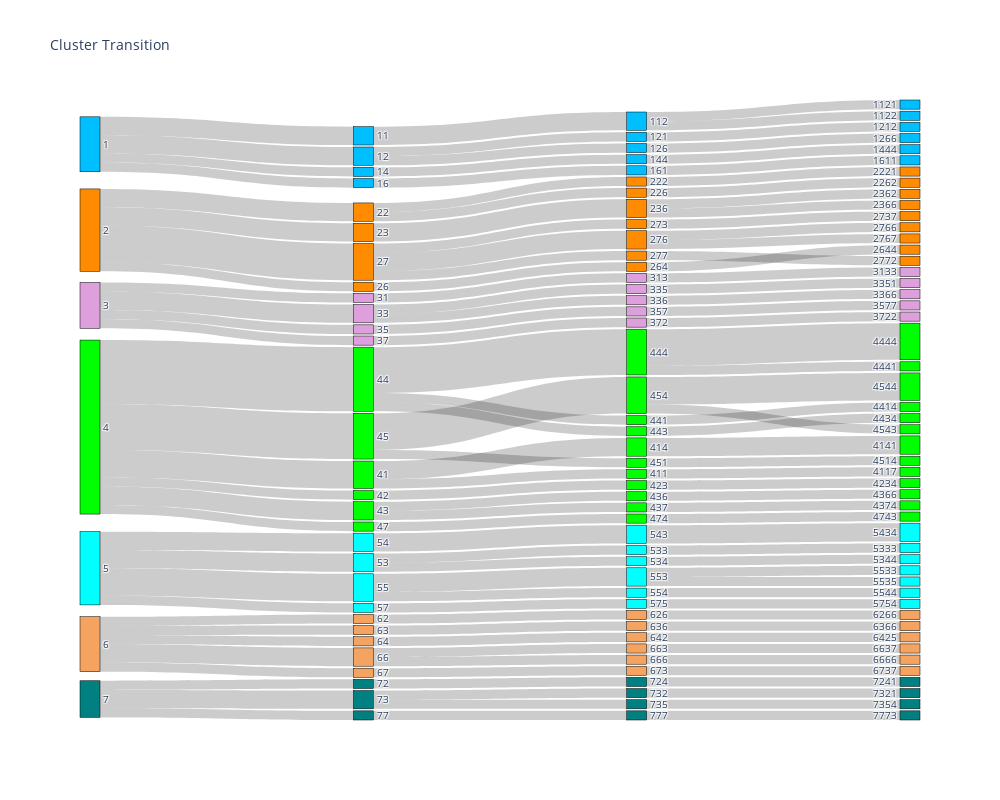

The cell this chart's notebook holds for it:
### Markdown cell above
### Display diagram

### Code cell
fig = go.Figure(data=[go.Sankey(
    node = dict(
        pad = 2,
        thickness = 20,
        line = dict(color = "black", width = 0.5),
        label = labels,
        color = colors
    ),
    link = dict(
        source = sources,
        target = targets,
        value = values
    ))])

fig.update_layout(title_text="Cluster Transition", font_size=10, width=1000, height=800)
fig.show()

### Figure 1 — Plotly figure (JSON) as saved in the notebook; plotly's stock layout.template omitted (floating-point values rounded to 4 significant figures; data arrays with more than 128 entries replaced by an {"elided": "..."} marker saying what was removed)
{"data": [{"link": {"source": [52, 52, 16, 52, 0, 16, 0, 101, 0, 37, 16, 16, 37, 101, 37, 83, 101, 52, 119, 83, 101, 83, 83, 0, 119, 52, 52, 101, 37, 119, 80, 74, 26, 53, 5, 17, 1, 111, 13, 46, 29, 22, 29, 38, 102, 49, 29, 92, 116, 66, 17, 66, 120, 5, 74, 89, 53, 108, 98, 84, 92, 111, 10, 66, 128, 61, 58, 105, 61, 41, 84, 123, 123, 41, 81, 77, 77, 27, 54, 8, 20, 2, 112, 14, 47, 35, 23, 30, 39, 103, 50, 32, 93, 117, 71, 18, 67, 121, 6, 75, 90, 56, 109, 99, 85, 96, 71, 114, 11, 69, 129, 23, 64, 59, 106, 62, 42, 87, 126, 124, 32, 2, 93, 44], "target": [80, 74, 26, 53, 5, 17, 1, 111, 13, 46, 29, 22, 38, 102, 49, 92, 116, 66, 120, 89, 108, 98, 84, 10, 128, 61, 58, 105, 41, 123, 81, 77, 27, 54, 8, 20, 2, 112, 14, 47, 35, 23, 30, 39, 103, 50, 32, 93, 117, 71, 18, 67, 121, 6, 75, 90, 56, 109, 99, 85, 96, 114, 11, 69, 129, 64, 59, 106, 62, 42, 87, 126, 124, 44, 82, 79, 78, 28, 55, 9, 21, 3, 113, 15, 48, 36, 25, 31, 40, 104, 51, 33, 94, 118, 73, 19, 68, 122, 7, 76, 91, 57, 110, 100, 86, 97, 72, 115, 12, 70, 130, 24, 65, 60, 107, 63, 43, 88, 127, 125, 34, 4, 95, 45], "value": [1, 5, 1, 3, 2, 2, 2, 2, 1, 1, 4, 2, 1, 1, 1, 3, 1, 7, 1, 2, 1, 1, 2, 1, 1, 2, 1, 1, 2, 2, 1, 4, 1, 1, 1, 1, 2, 1, 1, 1, 1, 2, 1, 1, 1, 1, 2, 2, 1, 5, 1, 1, 1, 1, 1, 2, 2, 1, 1, 1, 1, 1, 1, 1, 1, 1, 1, 1, 1, 1, 1, 1, 1, 1, 1, 3, 1, 1, 1, 1, 1, 1, 1, 1, 1, 1, 1, 1, 1, 1, 1, 1, 1, 1, 4, 1, 1, 1, 1, 1, 2, 2, 1, 1, 1, 1, 1, 1, 1, 1, 1, 1, 1, 1, 1, 1, 1, 1, 1, 1, 1, 1, 1, 1]}, "node": {"color": {"elided": "131 str values"}, "label": {"elided": "131 str values"}, "line": {"color": "black", "width": 0.5}, "pad": 2, "thickness": 20}, "type": "sankey"}], "layout": {"font": {"size": 10}, "height": 800, "title": {"text": "Cluster Transition"}, "width": 1000}}
